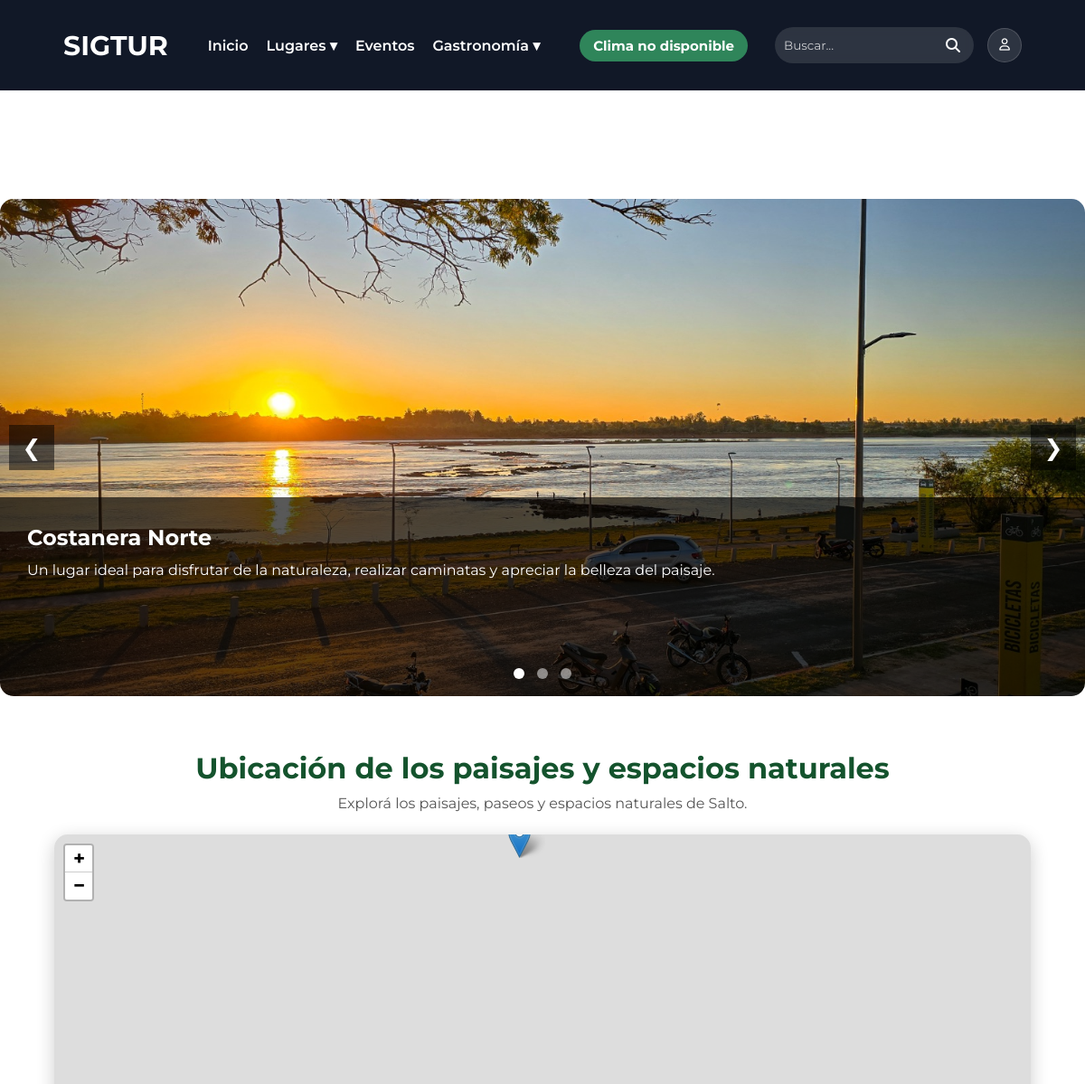
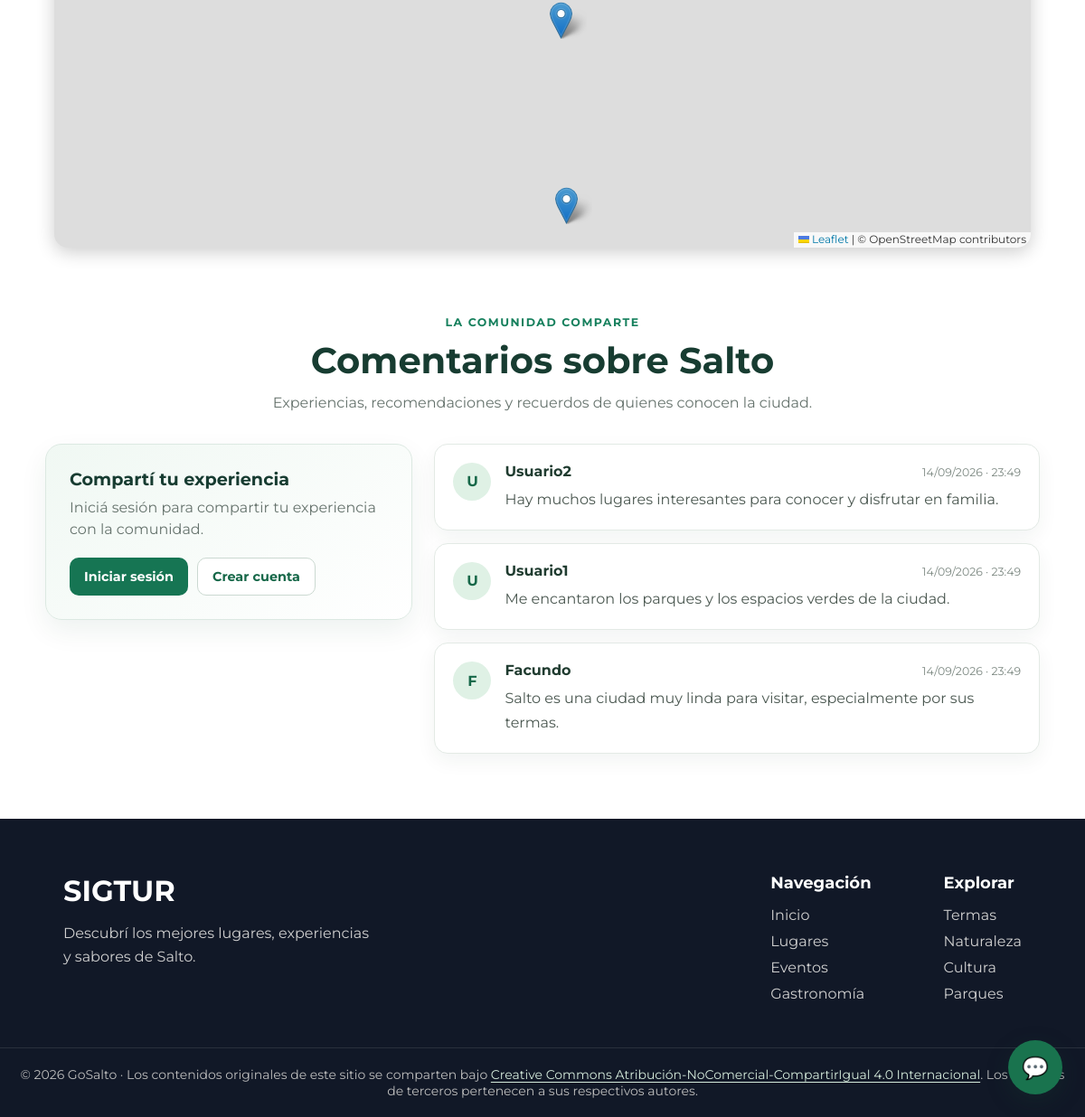
/pages/lugares/paisajes.php, run on the app's committed database (2 pictures, top to bottom).
### tables this page shows
CREATE TABLE `lugar` (
  `ID_LUGAR` int(11) NOT NULL,
  `NOMBRE` varchar(150) NOT NULL,
  `DESCRIPCION` text DEFAULT NULL,
  `DIRECCION` varchar(200) NOT NULL,
  `IMAGEN` varchar(255) DEFAULT NULL,
  `LATITUD` decimal(10,7) DEFAULT NULL,
  `LONGITUD` decimal(10,7) DEFAULT NULL
);

CREATE TABLE `comentario` (
  `ID_COMENTARIO` int(11) NOT NULL,
  `ID_USUARIO` int(11) NOT NULL,
  `COMENTARIO` text NOT NULL,
  `FECHA` datetime DEFAULT current_timestamp()
);

CREATE TABLE `usuario` (
  `ID_USUARIO` int(11) NOT NULL,
  `ID_ROL` int(11) NOT NULL,
  `NOMBRE` varchar(100) NOT NULL,
  `CONTRASENA` varchar(255) NOT NULL,
  `CORREO` varchar(150) NOT NULL
);

### config/config.php (called while the page is built, shortened)
<?php
function url($ruta)
{
    return BASE_URL . $ruta;
}
?>

### pages/lugares/paisajes.php (the view, shortened to what this page needs)
<?php
require_once("../../conexion.php");
$sql = "SELECT
            LUGAR.ID_LUGAR,
            LUGAR.NOMBRE,
            LUGAR.DESCRIPCION,
            LUGAR.DIRECCION,
            LUGAR.IMAGEN,
            LUGAR.LATITUD,
            LUGAR.LONGITUD
        FROM LUGAR
        INNER JOIN LUGAR_CATEGORIA
            ON LUGAR.ID_LUGAR = LUGAR_CATEGORIA.ID_LUGAR
        WHERE LUGAR_CATEGORIA.ID_CATEGORIA = 2";
$resultado = $conexion->query($sql);
?>
<!DOCTYPE html>
<html lang="es">
<head>
    <link rel="stylesheet" href="<?php echo '../../assets/css/var.css'; ?>">
    <link rel="stylesheet" href="<?php echo '../../assets/css/styles.css'; ?>">
    <link rel="stylesheet" href="<?php echo '../../assets/css/componentes.css'; ?>">
    <link rel="stylesheet" href="<?php echo '../../assets/css/style-secciones.css'; ?>">
    <link rel="stylesheet" href="<?php echo '../../assets/css/slider.css'; ?>">
    <link rel="stylesheet" href="<?php echo '../../assets/css/comments.css?v=3'; ?>">
    <link rel="stylesheet" href="https://cdnjs.cloudflare.com/ajax/libs/font-awesome/6.7.2/css/all.min.css">
    <?php include("../../includes/mapa-head.php"); ?>
</head>
<body>
<main class="main-content pagina-interna">
<?php include("../../includes/navbar.php"); ?>
<section class="slider-container">
    <button class="slider-btn prev">❮</button>
    <?php $primero = true; ?>
    <?php while ($paisaje = $resultado->fetch_assoc()) { ?>
        <div class="slide <?php echo $primero ? 'active' : ''; ?>">
            <img
                src="../../<?php echo $paisaje['IMAGEN']; ?>"
                alt="<?php echo $paisaje['NOMBRE']; ?>"
            >
            <div class="slide-info">
                <h2>
                    <?php echo $paisaje['NOMBRE']; ?>
                </h2>
                <p>
                    <?php echo $paisaje['DESCRIPCION']; ?>
                </p>
            </div>
        </div>
        <?php $primero = false; ?>
    <?php } ?>
    <button class="slider-btn next">❯</button>
    <div class="slider-dots">
        <span class="dot active"></span>
        <span class="dot"></span>
        <span class="dot"></span>
    </div>
</section>
<?php include("../../includes/mapa-categoria.php"); ?>
<?php include("../../includes/comments.php"); ?>
</main>
<?php include("../../includes/footer.php"); ?>
<?php include("../../includes/chat-widget.php"); ?>
</body>
</html>

### includes/comments.php (shortened to what this page needs)
<?php
require_once(__DIR__ . "/../conexion.php");
require_once(__DIR__ . "/../config/config.php");
try {
    $resultadoComentarios = $conexion->query(
        "SELECT COMENTARIO.COMENTARIO, USUARIO.NOMBRE, COMENTARIO.FECHA
         FROM COMENTARIO
         INNER JOIN USUARIO ON COMENTARIO.ID_USUARIO = USUARIO.ID_USUARIO
         ORDER BY COMENTARIO.ID_COMENTARIO DESC"
    );
} catch (mysqli_sql_exception $error) {
    error_log("No se pudieron cargar los comentarios: " . $error->getMessage());
    $resultadoComentarios = false;
}
?>
<section class="comentarios" id="comentarios">
    <header class="comentarios-header">
        <span class="comentarios-etiqueta">La comunidad comparte</span>
        <h2>Comentarios sobre Salto</h2>
        <p>Experiencias, recomendaciones y recuerdos de quienes conocen la ciudad.</p>
    </header>
    <div class="comentarios-contenido">
        <div class="comentario-formulario">
            <h3>Compartí tu experiencia</h3>
            <?php if (isset($_SESSION['id_usuario'])) { ?>
                <p class="comentario-sesion">
                    Publicando como <strong><?= htmlspecialchars($_SESSION['nombre'] ?? 'Usuario', ENT_QUOTES, 'UTF-8') ?></strong>
                </p>
                <form action="<?= htmlspecialchars(url('pages/guardar_comentario.php'), ENT_QUOTES, 'UTF-8') ?>" method="POST">
                    <input type="hidden" name="csrf_token" value="<?= htmlspecialchars($_SESSION['csrf_comentario'], ENT_QUOTES, 'UTF-8') ?>">
                    <input type="hidden" name="return_to" value="<?= htmlspecialchars($_SERVER['REQUEST_URI'] ?? '/', ENT_QUOTES, 'UTF-8') ?>">
                    <label for="texto-comentario">Tu comentario</label>
                    <textarea
                        id="texto-comentario"
                        name="comentario"
                        maxlength="2000"
                        rows="5"
                        placeholder="¿Qué te gustó de Salto? Compartí tu recomendación..."
                        required
                    ></textarea>
                    <div class="comentario-formulario-pie">
                        <small>Hasta 2000 caracteres</small>
                        <button type="submit">Publicar comentario</button>
                    </div>
                </form>
            <?php } else { ?>
                <p>Iniciá sesión para compartir tu experiencia con la comunidad.</p>
                <div class="comentario-acceso">
                    <a href="<?= htmlspecialchars(url('pages/login.php'), ENT_QUOTES, 'UTF-8') ?>">Iniciar sesión</a>
                    <a href="<?= htmlspecialchars(url('pages/register.php'), ENT_QUOTES, 'UTF-8') ?>">Crear cuenta</a>
                </div>
            <?php } ?>
        </div>
        <div class="comentarios-lista">
            <?php if ($resultadoComentarios === false) { ?>
                <p class="comentarios-vacio">No se pudieron cargar los comentarios en este momento. Intentá nuevamente más tarde.</p>
            <?php } elseif ($resultadoComentarios->num_rows === 0) { ?>
                <p class="comentarios-vacio">Todavía no hay comentarios. ¡Sé la primera persona en compartir su experiencia!</p>
            <?php } else { ?>
                <?php while ($comentario = $resultadoComentarios->fetch_assoc()) { ?>
                    <article class="comentario">
                        <div class="comentario-avatar" aria-hidden="true">
                            <?= htmlspecialchars(mb_strtoupper(mb_substr($comentario['NOMBRE'], 0, 1, 'UTF-8'), 'UTF-8'), ENT_QUOTES, 'UTF-8') ?>
                        </div>
                        <div class="comentario-detalle">
                            <div class="comentario-meta">
                                <h3><?= htmlspecialchars($comentario['NOMBRE'], ENT_QUOTES, 'UTF-8') ?></h3>
                                <time datetime="<?= htmlspecialchars($comentario['FECHA'], ENT_QUOTES, 'UTF-8') ?>">
                                    <?= htmlspecialchars(date('d/m/Y · H:i', strtotime($comentario['FECHA'])), ENT_QUOTES, 'UTF-8') ?>
                                </time>
                            </div>
                            <p><?= nl2br(htmlspecialchars($comentario['COMENTARIO'], ENT_QUOTES, 'UTF-8')) ?></p>
                        </div>
                    </article>
                <?php } ?>
            <?php } ?>
        </div>
    </div>
</section>

### assets/css/var.css (style rules this page uses)
:root { --fuente: 'Montserrat', sans-serif; --color-principal: rgb(255, 255, 255); --color-secundario : #f5f5f5; --color-principal-texto: rgb(0, 0, 0); --color-secundario-texto : #555; --color-redes: #333; --tamaño-principal-h1: 30px; --tamaño-principal-fuente: 15px; }

### assets/css/styles.css (style rules this page uses)
* { margin: 0; padding: 0; box-sizing: border-box; font-family: var(--fuente); }
html, body { width: 100%; min-height: 100%; scroll-behavior: smooth; }
body { display: flex; flex-direction: column; min-height: 100vh; }
main { flex: 1; }
.pagina-interna { padding-top:100px; flex:1; }

### assets/css/componentes.css (style rules this page uses)
.slider-container { position: relative; max-width: 1200px; height: 550px; margin: 120px auto 40px auto; overflow: hidden; border-radius: 15px; }
.slide { display: none; width: 100%; height: 100%; position: relative; }
.slide.active { display: block; }
.slide img { width: 100%; height: 100%; object-fit: cover; }
.slide-info { position: absolute; bottom: 0; left: 0; width: 100%; height: 40%; background: rgba(0,0,0,0.65); color: white; padding: 30px; box-sizing: border-box; }
.slide-info h2 { margin-bottom: 10px; }
.slide-info p { line-height: 1.5; }
.slider-btn { position: absolute; top: 50%; transform: translateY(-50%); background: rgba(0,0,0,0.5); color: white; border: none; width: 50px; height: 50px; cursor: pointer; font-size: 25px; z-index: 100; }
.prev { left: 10px; }
.next { right: 10px; }
.slider-dots { position: absolute; bottom: 15px; width: 100%; text-align: center; z-index: 100; }
.dot { width: 12px; height: 12px; background: rgba(255,255,255,0.5); border-radius: 50%; display: inline-block; margin: 0 5px; cursor: pointer; }
.dot.active { background: white; }

### assets/css/slider.css (style rules this page uses)
.slider-container { position: relative; max-width: 1200px; height: 550px; margin: 120px auto 40px auto; overflow: hidden; border-radius: 15px; }
.slide { display: none; width: 100%; height: 100%; position: relative; }
.slide.active { display: block; }
.slide img { width: 100%; height: 100%; object-fit: cover; }
.slide-info { position: absolute; bottom: 0; left: 0; width: 100%; height: 40%; background: rgba(0,0,0,0.65); color: white; padding: 30px; box-sizing: border-box; }
.slide-info h2 { margin-bottom: 10px; }
.slide-info p { line-height: 1.5; }
.slider-btn { position: absolute; top: 50%; transform: translateY(-50%); background: rgba(0,0,0,0.5); color: white; border: none; width: 50px; height: 50px; cursor: pointer; font-size: 25px; z-index: 100; }
.prev { left: 10px; }
.next { right: 10px; }
.slider-dots { position: absolute; bottom: 15px; width: 100%; text-align: center; z-index: 100; }
.dot { width: 12px; height: 12px; background: rgba(255,255,255,0.5); border-radius: 50%; display: inline-block; margin: 0 5px; cursor: pointer; }
.dot.active { background: white; }

### data on the page
lugar: IMAGEN (picture), NOMBRE "Costanera Norte", DESCRIPCION "Un lugar ideal para disfrutar de la naturaleza, realizar caminatas y apreciar la belleza del paisaje."
comentario: ID_USUARIO.NOMBRE "U", ID_USUARIO.NOMBRE "Usuario2", FECHA "14/09/2026 · 23:49", COMENTARIO "Hay muchos lugares interesantes para conocer y disfrutar en familia."
comentario: ID_USUARIO.NOMBRE "U", ID_USUARIO.NOMBRE "Usuario1", FECHA "14/09/2026 · 23:49", COMENTARIO "Me encantaron los parques y los espacios verdes de la ciudad."
comentario: ID_USUARIO.NOMBRE "F", ID_USUARIO.NOMBRE "Facundo", FECHA "14/09/2026 · 23:49", COMENTARIO "Salto es una ciudad muy linda para visitar, especialmente por sus termas."

### other printed values
$tituloMapaSeguro "Ubicación de los paisajes y espacios naturales"
$descripcionMapaSegura "Explorá los paisajes, paseos y espacios naturales de Salto."
